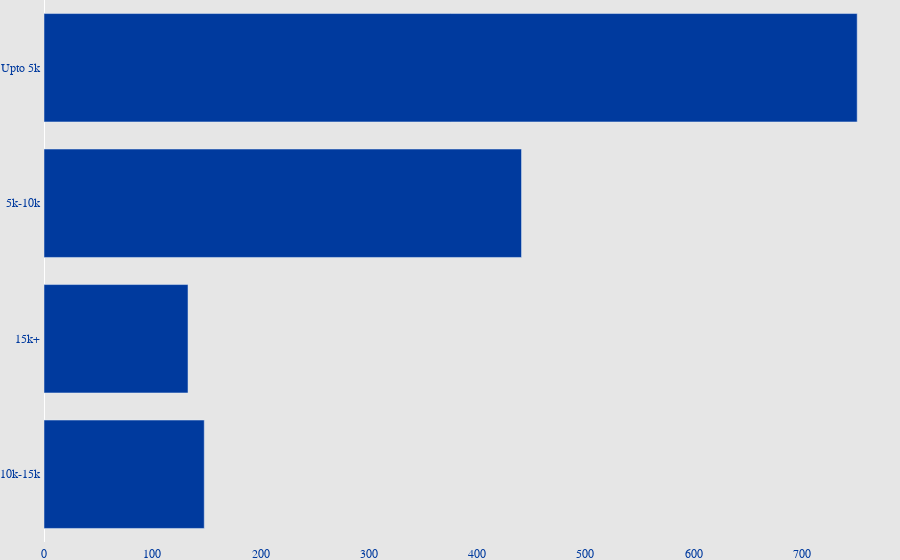

The notebook cell this image was saved under:
### Code cell
salarySlab_crt = px.bar(salary_slab,y='SalarySlab',x='EmpID')
salarySlab_crt.update_traces(
    marker_color='#003A9E'
)
salarySlab_crt.update_layout(
    plot_bgcolor = '#E6E6E6',
    paper_bgcolor = '#E6E6E6',
    title_x=0.5,
    font=dict(
        family='Arial, sans-serif',
        color='#003A9E'
    ),
    margin=dict(l=0, r=0, t=0, b=0),
)
salarySlab_crt.update_traces(
    textposition='inside',  # Position text labels outside the bars
    textfont=dict(
        family='Arial, sans-serif',
        size=12,
        color='white'  # Set text color
    ),
)
salarySlab_crt.update_xaxes(
    showgrid=False,
    linecolor='#E6E6E6',  # Set x-axis line color
    linewidth=2,  
    title=None,
)

salarySlab_crt.update_yaxes(
    showgrid=False,
    linecolor='#E6E6E6',  # Set x-axis line color
    linewidth=2,  
    title=None,
)

### Figure 1 — Plotly figure (JSON) as saved in the notebook; plotly's stock layout.template omitted (floating-point values rounded to 4 significant figures)
{"data": [{"alignmentgroup": "True", "hovertemplate": "EmpID=%{x}<br>SalarySlab=%{y}<extra></extra>", "legendgroup": "", "marker": {"color": "#003A9E", "pattern": {"shape": ""}}, "name": "", "offsetgroup": "", "orientation": "h", "showlegend": false, "textfont": {"color": "white", "family": "Arial, sans-serif", "size": 12}, "textposition": "inside", "type": "bar", "x": [148, 133, 441, 751], "xaxis": "x", "y": ["10k-15k", "15k+", "5k-10k", "Upto 5k"], "yaxis": "y"}], "layout": {"barmode": "relative", "font": {"color": "#003A9E", "family": "Arial, sans-serif"}, "legend": {"tracegroupgap": 0}, "margin": {"b": 0, "l": 0, "r": 0, "t": 0}, "paper_bgcolor": "#E6E6E6", "plot_bgcolor": "#E6E6E6", "title": {"x": 0.5}, "xaxis": {"anchor": "y", "domain": [0, 1], "linecolor": "#E6E6E6", "linewidth": 2, "showgrid": false, "title": {}}, "yaxis": {"anchor": "x", "domain": [0, 1], "linecolor": "#E6E6E6", "linewidth": 2, "showgrid": false, "title": {}}}}
